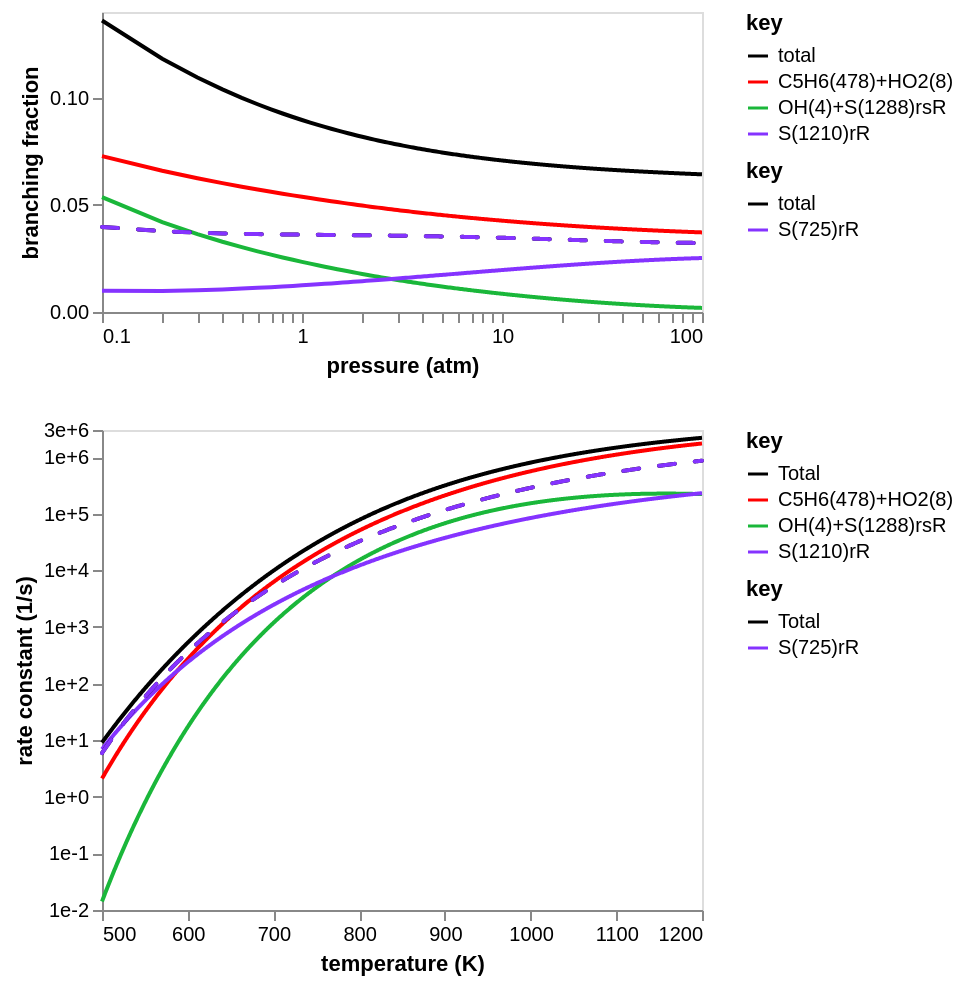

Notebook source saved alongside this figure:
### Code cell
branch_frac_chart = alt.layer(branch_frac_chart1a, branch_frac_chart2).resolve_scale(
    color="independent"
)
rate_chart = alt.layer(rate_chart1a, rate_chart2).resolve_scale(color="independent")

chart = alt.vconcat(
    branch_frac_chart.properties(width=300, height=150),
    rate_chart.properties(width=300, height=240),
).configure_axis(grid=False)
chart

### Figure 1 — Vega-Lite specification as saved in the notebook (floating-point values rounded to 4 significant figures; data arrays with more than 128 entries replaced by an {"elided": "..."} marker saying what was removed)
{"config": {"view": {"continuousWidth": 300, "continuousHeight": 300}, "axis": {"grid": false}}, "vconcat": [{"layer": [{"data": {"name": "data-c434ce2ab22d5e368967cac56d08dc78"}, "mark": {"type": "line"}, "encoding": {"color": {"field": "key", "scale": {"domain": ["total", "C5H6(478)+HO2(8)", "OH(4)+S(1288)rsR", "S(1210)rR"], "range": ["#000000", "#ff0000", "#1ab73a", "#8533ff"]}, "type": "nominal"}, "x": {"axis": {"labelExpr": "((abs(datum.value - 0.1) / abs(0.1) < 1e-5) ||\n(abs(datum.value - 1.0) / abs(1.0) < 1e-5) ||\n(abs(datum.value - 10.0) / abs(10.0) < 1e-5) ||\n(abs(datum.value - 100.0) / abs(100.0) < 1e-5) ||\n(abs(datum.value - 100.0) / abs(100.0) < 1e-5)) ? datum.label : ''", "values": [0.1, 0.2, 0.3, 0.4, 0.5, 0.6, 0.7, 0.8, 0.9, 1.0, 2.0, 3.0, 4.0, 5.0, 6.0, 7.0, 8.0, 9.0, 10.0, 20.0, 30.0, 40.0, 50.0, 60.0, 70.0, 80.0, 90.0, 100.0, 100.0]}, "field": "x", "scale": {"domain": [0.1, 100.0], "type": "log"}, "title": "pressure (atm)", "type": "quantitative"}, "y": {"axis": {"format": ".2f"}, "field": "value", "scale": {"domain": [0.00191, 0.136], "domainMax": 0.136, "nice": true}, "title": "branching fraction", "type": "quantitative"}}, "transform": [{"fold": ["total", "C5H6(478)+HO2(8)", "OH(4)+S(1288)rsR", "S(1210)rR"]}]}, {"data": {"name": "data-65c56285b44fb9b4ea5a811a144611da"}, "mark": {"type": "line", "strokeCap": "round", "strokeDash": [8, 10]}, "encoding": {"color": {"field": "key", "scale": {"domain": ["total", "S(725)rR"], "range": ["#000000", "#8533ff"]}, "type": "nominal"}, "x": {"axis": {"labelExpr": "((abs(datum.value - 0.1) / abs(0.1) < 1e-5) ||\n(abs(datum.value - 1.0) / abs(1.0) < 1e-5) ||\n(abs(datum.value - 10.0) / abs(10.0) < 1e-5) ||\n(abs(datum.value - 100.0) / abs(100.0) < 1e-5) ||\n(abs(datum.value - 100.0) / abs(100.0) < 1e-5)) ? datum.label : ''", "values": [0.1, 0.2, 0.3, 0.4, 0.5, 0.6, 0.7, 0.8, 0.9, 1.0, 2.0, 3.0, 4.0, 5.0, 6.0, 7.0, 8.0, 9.0, 10.0, 20.0, 30.0, 40.0, 50.0, 60.0, 70.0, 80.0, 90.0, 100.0, 100.0]}, "field": "x", "scale": {"domain": [0.1, 100.0], "type": "log"}, "title": "pressure (atm)", "type": "quantitative"}, "y": {"axis": {"format": ".2f"}, "field": "value", "scale": {"domain": [0.00191, 0.136], "domainMax": 0.136, "nice": true}, "title": "branching fraction", "type": "quantitative"}}, "transform": [{"fold": ["total", "S(725)rR"]}]}], "height": 150, "resolve": {"scale": {"color": "independent"}}, "width": 300}, {"layer": [{"data": {"name": "data-e51e152df43bbc80c9938d3c5174665e"}, "mark": {"type": "line"}, "encoding": {"color": {"field": "key", "scale": {"domain": ["Total", "C5H6(478)+HO2(8)", "OH(4)+S(1288)rsR", "S(1210)rR"], "range": ["#000000", "#ff0000", "#1ab73a", "#8533ff"]}, "type": "nominal"}, "x": {"axis": {"format": ".0f"}, "field": "x", "scale": {"domain": [500, 1200], "domainMax": 1200, "nice": true}, "title": "temperature (K)", "type": "quantitative"}, "y": {"axis": {"format": ".0e", "labelExpr": "((abs(datum.value - 0.01) / abs(0.01) < 1e-5) ||\n(abs(datum.value - 0.1) / abs(0.1) < 1e-5) ||\n(abs(datum.value - 1.0) / abs(1.0) < 1e-5) ||\n(abs(datum.value - 10.0) / abs(10.0) < 1e-5) ||\n(abs(datum.value - 100.0) / abs(100.0) < 1e-5) ||\n(abs(datum.value - 1000.0) / abs(1000.0) < 1e-5) ||\n(abs(datum.value - 10000.0) / abs(10000.0) < 1e-5) ||\n(abs(datum.value - 100000.0) / abs(100000.0) < 1e-5) ||\n(abs(datum.value - 1000000.0) / abs(1000000.0) < 1e-5) ||\n(abs(datum.value - 3000000.0) / abs(3000000.0) < 1e-5)) ? datum.label : ''", "values": [0.01, 0.1, 1.0, 10.0, 100.0, 1000.0, 10000.0, 100000.0, 1000000.0, 3000000.0]}, "field": "value", "scale": {"domain": [0.01, 3000000.0], "type": "log"}, "title": "rate constant (1/s)", "type": "quantitative"}}, "transform": [{"fold": ["Total", "C5H6(478)+HO2(8)", "OH(4)+S(1288)rsR", "S(1210)rR"]}]}, {"data": {"name": "data-69dc6cf43934f6969b353cb8605bfb2c"}, "mark": {"type": "line", "strokeCap": "round", "strokeDash": [8, 10]}, "encoding": {"color": {"field": "key", "scale": {"domain": ["Total", "S(725)rR"], "range": ["#000000", "#8533ff"]}, "type": "nominal"}, "x": {"axis": {"format": ".0f"}, "field": "x", "scale": {"domain": [500, 1200], "domainMax": 1200, "nice": true}, "title": "temperature (K)", "type": "quantitative"}, "y": {"axis": {"format": ".0e", "labelExpr": "((abs(datum.value - 0.01) / abs(0.01) < 1e-5) ||\n(abs(datum.value - 0.1) / abs(0.1) < 1e-5) ||\n(abs(datum.value - 1.0) / abs(1.0) < 1e-5) ||\n(abs(datum.value - 10.0) / abs(10.0) < 1e-5) ||\n(abs(datum.value - 100.0) / abs(100.0) < 1e-5) ||\n(abs(datum.value - 1000.0) / abs(1000.0) < 1e-5) ||\n(abs(datum.value - 10000.0) / abs(10000.0) < 1e-5) ||\n(abs(datum.value - 100000.0) / abs(100000.0) < 1e-5) ||\n(abs(datum.value - 1000000.0) / abs(1000000.0) < 1e-5) ||\n(abs(datum.value - 3000000.0) / abs(3000000.0) < 1e-5)) ? datum.label : ''", "values": [0.01, 0.1, 1.0, 10.0, 100.0, 1000.0, 10000.0, 100000.0, 1000000.0, 3000000.0]}, "field": "value", "scale": {"domain": [0.01, 3000000.0], "type": "log"}, "title": "rate constant (1/s)", "type": "quantitative"}}, "transform": [{"fold": ["Total", "S(725)rR"]}]}], "height": 240, "resolve": {"scale": {"color": "independent"}}, "width": 300}], "$schema": "https://vega.github.io/schema/vega-lite/v5.20.1.json", "datasets": {"data-c434ce2ab22d5e368967cac56d08dc78": {"elided": "1000 records"}, "data-65c56285b44fb9b4ea5a811a144611da": {"elided": "1000 records"}, "data-e51e152df43bbc80c9938d3c5174665e": {"elided": "1000 records"}, "data-69dc6cf43934f6969b353cb8605bfb2c": {"elided": "1000 records"}}}
